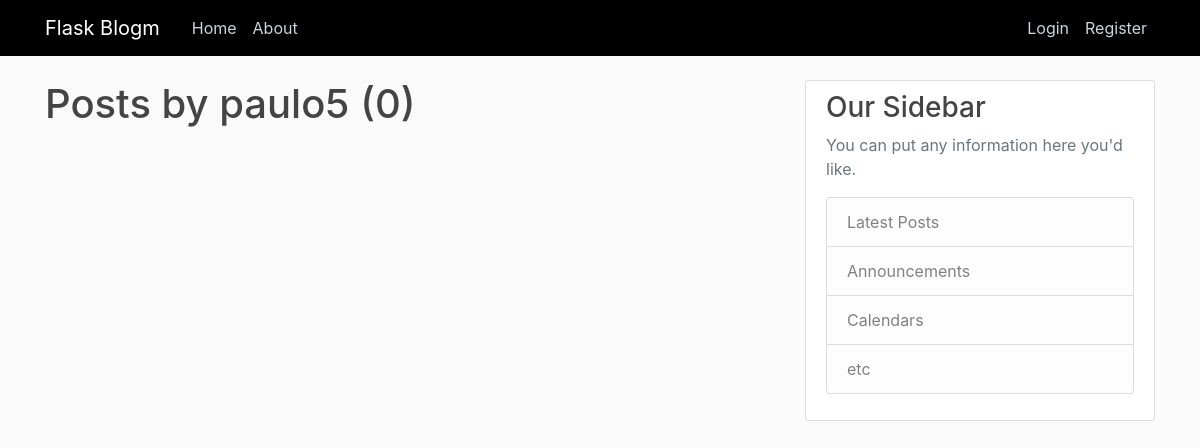
Page /user/paulo5 on the earlier database version.
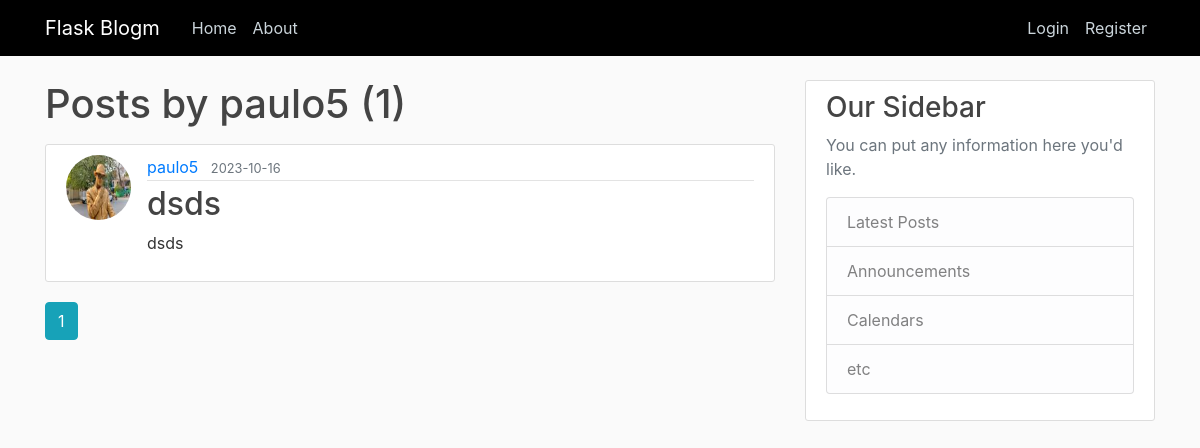
Same page on the later database version.
### flaskblog/models.py (models this page shows, shortened)
class Posts(db.Model):
    id:int = db.Column(db.Integer, primary_key=True)
    title:str = db.Column(db.String(100), nullable=False)
    date:datetime = db.Column(db.DateTime, nullable=False, default=datetime.utcnow)
    content:str = db.Column(db.Text, nullable=False)
    user_id:int = db.Column(db.Integer, db.ForeignKey('users.id'), nullable=False)

class Users(db.Model,UserMixin):
    id:int = db.Column(db.Integer, primary_key=True)
    Username:str = db.Column(db.String(20), unique=True, nullable=False)
    Email:str= db.Column(db.String(100), unique=True, nullable=False, )
    Image_file:str = db.Column(db.String(20), nullable=False,
                           default='default.jpg')
    password:str = db.Column(db.String(60), nullable=False)
    post = db.relationship('Posts', backref='author', lazy=True)

### flaskblog/routes.py (the view)
@app.route("/user/<string:username>")
def user_posts(username):
    page = request.args.get('page', 1, type=int)
    user = Users.query.filter_by(Username=username).first_or_404()
    post = Posts.query.filter_by(author=user)\
        .order_by(Posts.date.desc())\
        .paginate(page=page, per_page=5)
    return render_template('user_post.html', posts=post, user=user)

### flaskblog/templates/user_post.html
{% extends "layout.html" %}
{% block content %}
<h1 class="mb-3">Posts by {{ user.Username }} ({{ posts.total }})</h1>
{% for post in posts.items %}
<article class="media content-section">
    <img class="rounded-circle article-img" src="{{url_for('static',filename='profile_pic/'+post.author.Image_file) }}">
    <div class="media-body">
        <div class="article-metadata">
            <a class="mr-2" href="{{url_for('user_posts',username=post.author.Username)}}">{{ post.author.Username
                }}</a>
            <small class="text-muted">{{ post.date.strftime('%Y-%m-%d') }}</small>
        </div>
        <h2><a class="article-title" href="{{ url_for('post', Posts_id=Post_id) }}">{{ post.title }}</a></h2>
        <p class="article-content">{{ post.content }}</p>
    </div>
</article>
{% endfor %}
{% for page_num in posts.iter_pages(left_edge=1, right_edge=1, left_current=1, right_current=2) %}
{% if page_num %}
{% if posts.page == page_num %}
<a class="btn btn-info mb-4" href="{{ url_for('user_posts', username=user.username, page=page_num) }}">{{ page_num
    }}</a>
{% else %}
<a class="btn btn-outline-info mb-4" href="{{ url_for('user_posts', username=user.username, page=page_num) }}">{{
    page_num }}</a>
{% endif %}
{% else %}
...
{% endif %}
{% endfor %}
{% endblock content %}

Differences in the rows shown:
added Posts: Image_file (picture), author.Username "paulo5", date "2023-10-16", title "dsds", content "dsds"
Other differences:
{{ posts.total }}: "0" → "1"
new list line: "1"
